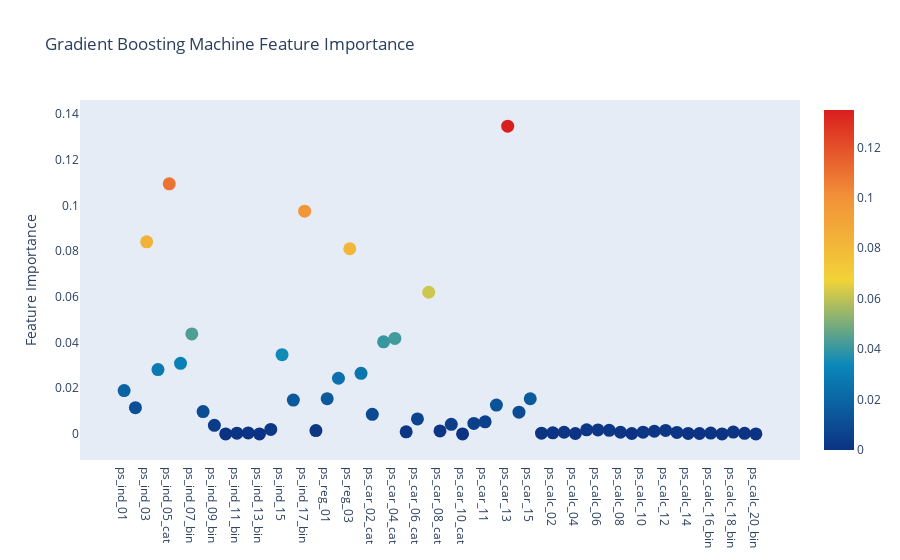

The notebook cell this image was saved under:
### Code cell
# Scatter plot 
trace = go.Scatter(
    y = gb.feature_importances_,
    x = features,
    mode='markers',
    marker=dict(
        sizemode = 'diameter',
        sizeref = 1,
        size = 13,
        #size= rf.feature_importances_,
        #color = np.random.randn(500), #set color equal to a variable
        color = gb.feature_importances_,
        colorscale='Portland',
        showscale=True
    ),
    text = features
)
data = [trace]

layout= go.Layout(
    autosize= True,
    title= 'Gradient Boosting Machine Feature Importance',
    hovermode= 'closest',
     xaxis= dict(
         ticklen= 5,
         showgrid=False,
        zeroline=False,
        showline=False
     ),
    yaxis=dict(
        title= 'Feature Importance',
        showgrid=False,
        zeroline=False,
        ticklen= 5,
        gridwidth= 2
    ),
    showlegend= False
)
fig = go.Figure(data=data, layout=layout)
py.iplot(fig,filename='scatter2010')

### Figure 1 — Plotly figure (JSON) as saved in the notebook; plotly's stock layout.template omitted (floating-point values rounded to 4 significant figures)
{"data": [{"marker": {"color": [0.01894, 0.01149, 0.08412, 0.02818, 0.1095, 0.0309, 0.04378, 0.009773, 0.003726, 0, 0.0003235, 0.0004158, 0, 0.001965, 0.03467, 0.01479, 0.09752, 0.00145, 0.01544, 0.02437, 0.08109, 0.02654, 0.008584, 0.0403, 0.0418, 0.0008965, 0.006565, 0.06202, 0.001271, 0.004174, 0, 0.004577, 0.005278, 0.01261, 0.1348, 0.009484, 0.01537, 0.000286, 0.0004461, 0.0007148, 0.0001654, 0.00176, 0.001749, 0.001539, 0.0007188, 0.0001617, 0.0007279, 0.00115, 0.0015, 0.0006197, 0.0001913, 0.000162, 0.0003524, 0, 0.0007964, 0.0002346, 0], "colorscale": [[0, "rgb(12,51,131)"], [0.25, "rgb(10,136,186)"], [0.5, "rgb(242,211,56)"], [0.75, "rgb(242,143,56)"], [1, "rgb(217,30,30)"]], "showscale": true, "size": 13, "sizemode": "diameter", "sizeref": 1}, "mode": "markers", "text": ["ps_ind_01", "ps_ind_02_cat", "ps_ind_03", "ps_ind_04_cat", "ps_ind_05_cat", "ps_ind_06_bin", "ps_ind_07_bin", "ps_ind_08_bin", "ps_ind_09_bin", "ps_ind_10_bin", "ps_ind_11_bin", "ps_ind_12_bin", "ps_ind_13_bin", "ps_ind_14", "ps_ind_15", "ps_ind_16_bin", "ps_ind_17_bin", "ps_ind_18_bin", "ps_reg_01", "ps_reg_02", "ps_reg_03", "ps_car_01_cat", "ps_car_02_cat", "ps_car_03_cat", "ps_car_04_cat", "ps_car_05_cat", "ps_car_06_cat", "ps_car_07_cat", "ps_car_08_cat", "ps_car_09_cat", "ps_car_10_cat", "ps_car_11_cat", "ps_car_11", "ps_car_12", "ps_car_13", "ps_car_14", "ps_car_15", "ps_calc_01", "ps_calc_02", "ps_calc_03", "ps_calc_04", "ps_calc_05", "ps_calc_06", "ps_calc_07", "ps_calc_08", "ps_calc_09", "ps_calc_10", "ps_calc_11", "ps_calc_12", "ps_calc_13", "ps_calc_14", "ps_calc_15_bin", "ps_calc_16_bin", "ps_calc_17_bin", "ps_calc_18_bin", "ps_calc_19_bin", "ps_calc_20_bin"], "type": "scatter", "x": ["ps_ind_01", "ps_ind_02_cat", "ps_ind_03", "ps_ind_04_cat", "ps_ind_05_cat", "ps_ind_06_bin", "ps_ind_07_bin", "ps_ind_08_bin", "ps_ind_09_bin", "ps_ind_10_bin", "ps_ind_11_bin", "ps_ind_12_bin", "ps_ind_13_bin", "ps_ind_14", "ps_ind_15", "ps_ind_16_bin", "ps_ind_17_bin", "ps_ind_18_bin", "ps_reg_01", "ps_reg_02", "ps_reg_03", "ps_car_01_cat", "ps_car_02_cat", "ps_car_03_cat", "ps_car_04_cat", "ps_car_05_cat", "ps_car_06_cat", "ps_car_07_cat", "ps_car_08_cat", "ps_car_09_cat", "ps_car_10_cat", "ps_car_11_cat", "ps_car_11", "ps_car_12", "ps_car_13", "ps_car_14", "ps_car_15", "ps_calc_01", "ps_calc_02", "ps_calc_03", "ps_calc_04", "ps_calc_05", "ps_calc_06", "ps_calc_07", "ps_calc_08", "ps_calc_09", "ps_calc_10", "ps_calc_11", "ps_calc_12", "ps_calc_13", "ps_calc_14", "ps_calc_15_bin", "ps_calc_16_bin", "ps_calc_17_bin", "ps_calc_18_bin", "ps_calc_19_bin", "ps_calc_20_bin"], "y": [0.01894, 0.01149, 0.08412, 0.02818, 0.1095, 0.0309, 0.04378, 0.009773, 0.003726, 0, 0.0003235, 0.0004158, 0, 0.001965, 0.03467, 0.01479, 0.09752, 0.00145, 0.01544, 0.02437, 0.08109, 0.02654, 0.008584, 0.0403, 0.0418, 0.0008965, 0.006565, 0.06202, 0.001271, 0.004174, 0, 0.004577, 0.005278, 0.01261, 0.1348, 0.009484, 0.01537, 0.000286, 0.0004461, 0.0007148, 0.0001654, 0.00176, 0.001749, 0.001539, 0.0007188, 0.0001617, 0.0007279, 0.00115, 0.0015, 0.0006197, 0.0001913, 0.000162, 0.0003524, 0, 0.0007964, 0.0002346, 0]}], "layout": {"autosize": true, "hovermode": "closest", "showlegend": false, "title": {"text": "Gradient Boosting Machine Feature Importance"}, "xaxis": {"showgrid": false, "showline": false, "ticklen": 5, "zeroline": false}, "yaxis": {"gridwidth": 2, "showgrid": false, "ticklen": 5, "title": {"text": "Feature Importance"}, "zeroline": false}}}
